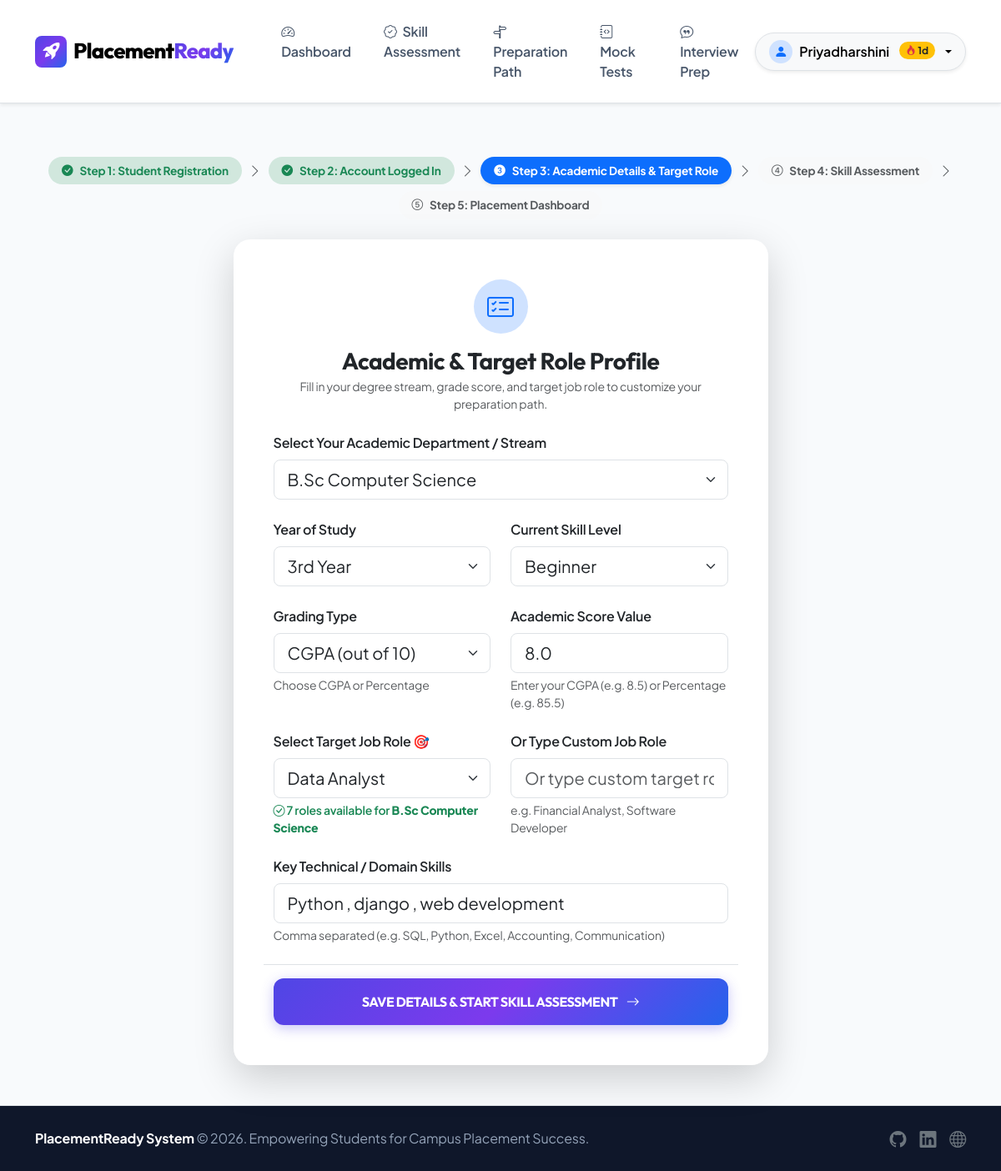
/profile-setup/ (signed in), run on the app's committed database.
### placement_app/models.py (models this page shows, shortened)
class UserProfile(models.Model):
    LEVEL_CHOICES = [
        ('Beginner', 'Beginner'),
        ('Intermediate', 'Intermediate'),
        ('Advanced', 'Advanced'),
    ]
    YEAR_CHOICES = [
        ('1st Year', '1st Year'),
        ('2nd Year', '2nd Year'),
        ('3rd Year', '3rd Year'),
        ('Final Year', 'Final Year'),
    ]
    GRADE_TYPE_CHOICES = [
        ('CGPA', 'CGPA (out of 10)'),
        ('Percentage', 'Percentage (%)'),
    ]
    DEPARTMENT_CHOICES = [
        ('B.Sc Computer Science', 'B.Sc Computer Science'),
        ('B.Sc Information Technology', 'B.Sc Information Technology'),
        ('B.Sc Data Science', 'B.Sc Data Science'),
        ('B.Sc Computer Science with Artificial Intelligence', 'B.Sc Computer Science with Artificial Intelligence'),
        ('B.Sc Mathematics', 'B.Sc Mathematics'),
        ('B.Sc Physics', 'B.Sc Physics'),
        ('B.Sc Chemistry', 'B.Sc Chemistry'),
        ('B.Sc Biotechnology', 'B.Sc Biotechnology'),
        ('B.Sc Microbiology', 'B.Sc Microbiology'),
        ('B.Sc Psychology', 'B.Sc Psychology'),
        ('BCA', 'BCA (Bachelor of Computer Applications)'),
        ('B.Com General', 'B.Com General'),
        ('B.Com Computer Applications', 'B.Com Computer Applications'),
        ('B.Com Accounting & Finance', 'B.Com Accounting & Finance'),
        ('BBA', 'BBA (Bachelor of Business Administration)'),
        ('B.A English', 'B.A English'),
        ('B.A Tamil', 'B.A Tamil'),
        ('B.A Economics', 'B.A Economics'),
        ('B.A History', 'B.A History'),
        ('B.A Sociology', 'B.A Sociology'),
        ('B.A Visual Communication', 'B.A Visual Communication'),
        ('B.A Journalism', 'B.A Journalism'),
    ]
    user = models.OneToOneField(User, on_delete=models.CASCADE, related_name='profile')
    department = models.CharField(max_length=150, choices=DEPARTMENT_CHOICES, default="B.Sc Computer Science")
    year_of_study = models.CharField(max_length=20, choices=YEAR_CHOICES, default="Final Year")
    grade_type = models.CharField(max_length=20, choices=GRADE_TYPE_CHOICES, default="CGPA")
    score_value = models.FloatField(default=8.0, help_text="CGPA value or Percentage value")
    skills = models.TextField(blank=True, help_text="Comma-separated skills (e.g. Python, SQL, Accounting, Excel)")
    target_role = models.ForeignKey(JobRole, on_delete=models.SET_NULL, null=True, blank=True)
    custom_target_role = models.CharField(max_length=100, blank=True, help_text="Custom target job role if not in list")
    current_level = models.CharField(max_length=20, choices=LEVEL_CHOICES, default='Beginner')
    streak_count = models.IntegerField(default=0)
    last_activity_date = models.DateField(null=True, blank=True)
    profile_setup_completed = models.BooleanField(default=False)
    assessment_completed = models.BooleanField(default=False)

### placement_app/views.py (the view)
# urls.py: path('profile-setup/', views.profile_setup_view, name='profile_setup'),
@login_required
def profile_setup_view(request):
    import json
    profile, _ = UserProfile.objects.get_or_create(user=request.user)
    if request.method == 'POST':
        role_text = request.POST.get('target_role_text', '').strip()
        post_data = request.POST.copy()
        if role_text:
            job_role_obj, _ = JobRole.objects.get_or_create(
                name=role_text,
                defaults={
                    'description': f'{role_text} - placement target role',
                    'required_skills': '',
                }
            )
            dept_val = post_data.get('department', '')
            if dept_val:
                from placement_app.models import Department
                dept_obj, _ = Department.objects.get_or_create(name=dept_val)
                job_role_obj.departments.add(dept_obj)
            post_data['target_role'] = job_role_obj.pk
        else:
            if not post_data.get('target_role'):
                post_data['target_role'] = ''
        form = ProfileSetupForm(post_data, instance=profile)
        if form.is_valid():
            p = form.save(commit=False)
            p.profile_setup_completed = True
            p.save()
            messages.success(request, "Academic Profile setup complete! Let's now take your Diagnostic Skill Assessment.")
            return redirect('skill_assessment')
    else:
        form = ProfileSetupForm(instance=profile)
    saved_role_text = profile.target_role.name if profile.target_role else ''
    return render(request, 'placement_app/profile_setup.html', {
        'form': form,
        'profile': profile,
        'dept_job_roles_json': json.dumps(DEPARTMENT_JOB_ROLES),
        'saved_role_text': saved_role_text,
    })

### placement_app/templates/placement_app/profile_setup.html (shortened to what this page needs)
{% extends 'placement_app/base.html' %}
{% block content %}
<div class="container py-4">
    <div class="d-flex justify-content-center align-items-center gap-2 mb-4 flex-wrap text-center">
        <span class="step-pill bg-success-subtle text-success"><i class="bi bi-check-circle-fill"></i> Step 1: Student Registration</span>
        <i class="bi bi-chevron-right text-muted"></i>
        <span class="step-pill bg-success-subtle text-success"><i class="bi bi-check-circle-fill"></i> Step 2: Account Logged In</span>
        <i class="bi bi-chevron-right text-muted"></i>
        <span class="step-pill bg-primary text-white shadow-sm"><i class="bi bi-3-circle-fill"></i> Step 3: Academic Details & Target Role</span>
        <i class="bi bi-chevron-right text-muted"></i>
        <span class="step-pill bg-light text-muted"><i class="bi bi-4-circle"></i> Step 4: Skill Assessment</span>
        <i class="bi bi-chevron-right text-muted"></i>
        <span class="step-pill bg-light text-muted"><i class="bi bi-5-circle"></i> Step 5: Placement Dashboard</span>
    </div>
    <div class="row justify-content-center">
        <div class="col-lg-8 col-xl-7">
            <div class="card card-custom p-4 p-md-5 bg-white border-0 shadow-lg">
                <div class="text-center mb-4">
                    <div class="rounded-circle bg-primary-subtle text-primary d-inline-flex align-items-center justify-content-center mb-3" style="width: 65px; height: 65px;">
                        <i class="bi bi-card-checklist fs-2"></i>
                    </div>
                    <h3 class="font-heading fw-bold text-dark mb-1">Academic & Target Role Profile</h3>
                    <p class="text-muted small mb-0">Fill in your degree stream, grade score, and target job role to customize your preparation path.</p>
                </div>
                <form method="POST">
                    <div class="row g-4">
                        <div class="col-12">
                            <label class="form-label fw-semibold text-dark">Select Your Academic Department / Stream</label>
                            {{ form.department }}
                        </div>
                        <div class="col-md-6">
                            <label class="form-label fw-semibold text-dark">Year of Study</label>
                            {{ form.year_of_study }}
                        </div>
                        <div class="col-md-6">
                            <label class="form-label fw-semibold text-dark">Current Skill Level</label>
                            {{ form.current_level }}
                        </div>
                        <div class="col-md-6">
                            <label class="form-label fw-semibold text-dark">Grading Type</label>
                            {{ form.grade_type }}
                            <div class="form-text">Choose CGPA or Percentage</div>
                        </div>
                        <div class="col-md-6">
                            <label class="form-label fw-semibold text-dark">Academic Score Value</label>
                            {{ form.score_value }}
                            <div class="form-text" id="scoreValueHelp">Enter your CGPA (e.g. 8.5) or Percentage (e.g. 85.5)</div>
                        </div>
                        <div class="col-md-6">
                            <label class="form-label fw-semibold text-dark">Select Target Job Role 🎯</label>
                            <select id="dynamic-job-role-select" name="target_role_text"
                                    class="form-select form-select-lg" required>
                                <option value="">— First select your Department above —</option>
                            </select>
                            <div class="form-text text-primary fw-semibold" id="role-hint">
                            </div>
                        </div>
                        <div class="col-md-6">
                            <label class="form-label fw-semibold text-dark">Or Type Custom Job Role</label>
                            {{ form.custom_target_role }}
                            <div class="form-text">e.g. Financial Analyst, Software Developer</div>
                        </div>
                        <div class="col-12">
                            <label class="form-label fw-semibold text-dark">Key Technical / Domain Skills</label>
                            {{ form.skills }}
                            <div class="form-text">Comma separated (e.g. SQL, Python, Excel, Accounting, Communication)</div>
                        </div>
                        <div class="col-12 mt-4 pt-3 border-top">
                            <button type="submit" class="btn btn-primary-pr w-100 py-3 text-uppercase font-heading tracking-wider fw-bold">
                                Save Details & Start Skill Assessment <i class="bi bi-arrow-right ms-2"></i>
                            </button>
                        </div>
                    </div>
                </form>
            </div>
        </div>
    </div>
</div>
{% endblock %}

### placement_app/templates/placement_app/base.html (shortened to what this page needs)
<!DOCTYPE html>
<html lang="en">
<head>
    <link href="https://cdn.jsdelivr.net/npm/bootstrap@5.3.2/dist/css/bootstrap.min.css" rel="stylesheet">
    <link rel="stylesheet" href="https://cdn.jsdelivr.net/npm/bootstrap-icons@1.11.2/font/bootstrap-icons.min.css">
</head>
<body>
    <nav class="navbar navbar-expand-lg navbar-light bg-white border-bottom sticky-top py-3 shadow-sm">
        <div class="container">
            <a class="navbar-brand d-flex align-items-center gap-2" href="{% url 'home' %}">
                <div class="rounded-3 bg-gradient-hero text-white p-2 d-flex align-items-center justify-content-center" style="width: 38px; height: 38px;">
                    <i class="bi bi-rocket-takeoff-fill fs-5"></i>
                </div>
                <span>Placement<span class="text-gradient">Ready</span></span>
            </a>
            <div class="collapse navbar-collapse" id="navbarNav">
                <ul class="navbar-nav me-auto ms-lg-4 gap-1">
                    {% if user.is_authenticated %}
                        {% if user.is_staff %}
                            <li class="nav-item"><a class="nav-link" href="{% url 'admin_dashboard' %}"><i class="bi bi-speedometer2 me-1"></i> Admin Panel</a></li>
                            <li class="nav-item"><a class="nav-link" href="{% url 'admin_questions' %}"><i class="bi bi-question-square me-1"></i> Questions</a></li>
                            <li class="nav-item"><a class="nav-link" href="{% url 'admin_topics' %}"><i class="bi bi-journal-bookmark me-1"></i> Topics</a></li>
                            <li class="nav-item"><a class="nav-link" href="{% url 'admin_tests' %}"><i class="bi bi-file-earmark-code me-1"></i> Mock Tests</a></li>
                        {% else %}
                            <li class="nav-item"><a class="nav-link {% if request.resolver_match.url_name == 'dashboard' %}active{% endif %}" href="{% url 'dashboard' %}"><i class="bi bi-speedometer2 me-1"></i> Dashboard</a></li>
                            <li class="nav-item"><a class="nav-link " href="{% url 'skill_assessment' %}"><i class="bi bi-patch-check me-1"></i> Skill Assessment</a></li>
                            <li class="nav-item"><a class="nav-link {% if request.resolver_match.url_name == 'roadmap' %}active{% endif %}" href="{% url 'roadmap' %}"><i class="bi bi-signpost-split me-1"></i> Preparation Path</a></li>
                            <li class="nav-item"><a class="nav-link {% if request.resolver_match.url_name == 'mock_tests' %}active{% endif %}" href="{% url 'mock_tests' %}"><i class="bi bi-journal-code me-1"></i> Mock Tests</a></li>
                            <li class="nav-item"><a class="nav-link " href="{% url 'interview_prep' %}"><i class="bi bi-chat-quote me-1"></i> Interview Prep</a></li>
                        {% endif %}
                    {% endif %}
                </ul>
                <div class="d-flex align-items-center gap-3 mt-3 mt-lg-0">
                    {% if user.is_authenticated %}
                        <div class="dropdown">
                            <button class="btn btn-light rounded-pill border dropdown-toggle px-3 py-2 fw-semibold d-flex align-items-center gap-2 shadow-sm" type="button" data-bs-toggle="dropdown">
                                <div class="rounded-circle bg-primary-subtle text-primary p-1 d-flex align-items-center justify-content-center" style="width: 28px; height: 28px;">
                                    <i class="bi bi-person-fill"></i>
                                </div>
                                <span>{{ user.first_name|default:user.username }}</span>
                                {% if user.profile.streak_count %}
                                    <span class="badge bg-warning text-dark rounded-pill ms-1"><i class="bi bi-fire text-danger"></i> {{ user.profile.streak_count }}d</span>
                                {% endif %}
                            </button>
                        </div>
                    {% else %}
                        <a href="{% url 'login' %}" class="btn btn-light rounded-pill border px-4 py-2 fw-semibold">Log In</a>
                        <a href="{% url 'register' %}" class="btn btn-primary-pr rounded-pill">Student Registration</a>
                    {% endif %}
                </div>
            </div>
        </div>
    </nav>
    <main class="py-4">
        {% block content %}{% endblock %}
    </main>
    <footer class="py-4 border-top">
        <div class="container text-center text-md-between d-flex flex-column flex-md-row align-items-center justify-content-between">
            <div class="mb-2 mb-md-0">
                <span class="fw-bold text-white">PlacementReady System</span> &copy; 2026. Empowering Students for Campus Placement Success.
            </div>
            <div class="d-flex gap-3 fs-5">
                <a href="#" class="text-secondary"><i class="bi bi-github"></i></a>
                <a href="#" class="text-secondary"><i class="bi bi-linkedin"></i></a>
                <a href="#" class="text-secondary"><i class="bi bi-globe"></i></a>
            </div>
        </div>
    </footer>
</body>
</html>

### data on the page
UserProfile: department "B.Sc Computer Science", year_of_study "3rd Year", current_level "Beginner", grade_type "CGPA (out of 10)", score_value "8.0", skills "Python , django , web development"

### other printed values
{{ user.first_name|default:user.username }} "Priyadharshini"
{{ user.profile.streak_count }} "1"
